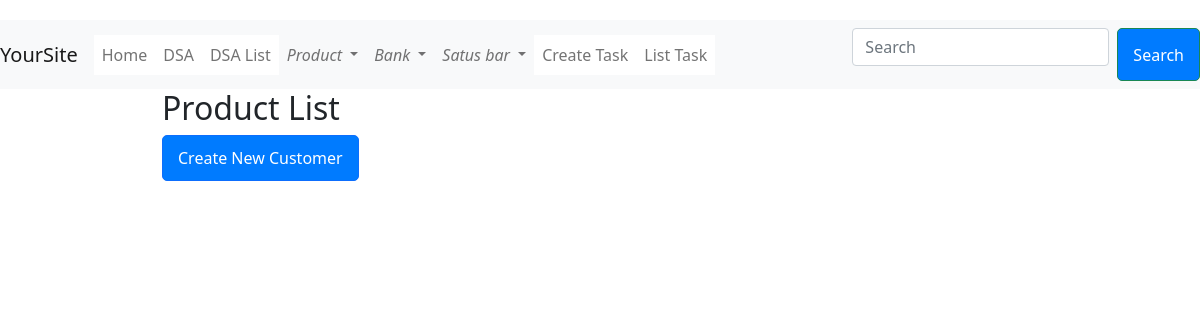
The app's page /status_filter/login_submit, older data.
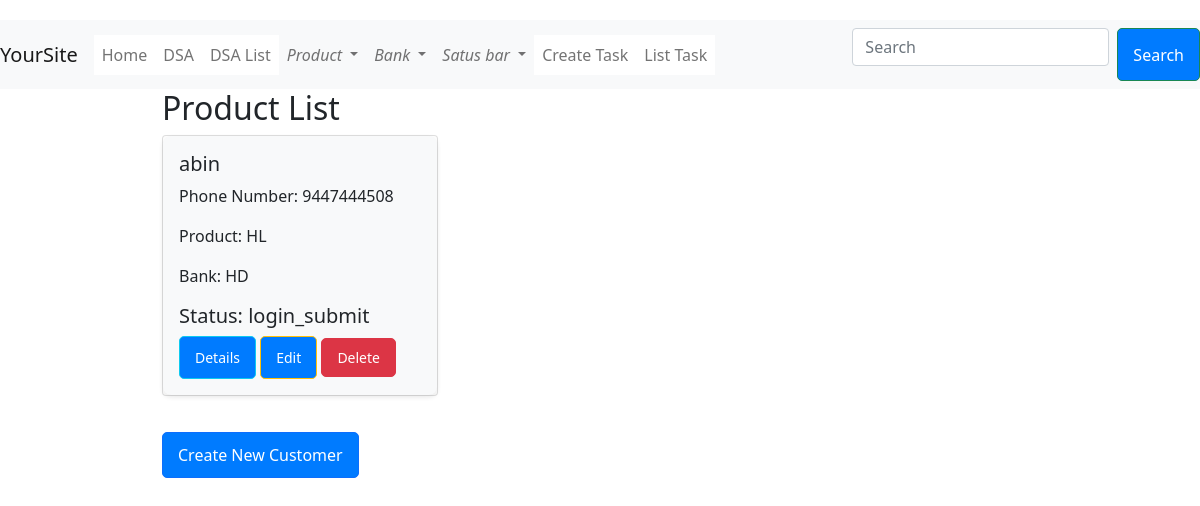
The same page, newer data.
### profiles/models.py (models this page shows, shortened)
class Customer(models.Model):
    f_name = models.CharField(max_length=50)
    l_name = models.CharField(max_length=50)
    phone_num = models.IntegerField()
    product = models.CharField(choices=PRODUCT_CHOICE, max_length=20)
    bank = models.CharField(choices=BANK_CHOICE, max_length=20)
    status = models.CharField(choices=STATUS_CHOICES, max_length=20)
    type = models.CharField(choices=TYPE_CHOICES, max_length=4)
    dsa = models.ForeignKey(DSA, on_delete=models.SET_NULL, null=True, blank=True)
    created_date = models.DateField(auto_now_add=True)

### profiles/views.py (the view)
# urls.py: path('status_filter/<slug:status>',views.status_filter.as_view(),name='status_filter'),
class status_filter(View):
    def get(self,request,status):
        customers =Customer.objects.filter(status=status)
        return render(request,'status_filter.html',{'customers':customers,'status':status})

### templates/status_filter.html
{% extends 'base.html' %}
{% block content %}
<h2>Product List</h2>
<div class="row">
    {% for customer in customers %}
    <div class="col-md-4 mb-3">
        <div class="card">
            <div class="card-body">
                <h5 class="card-title">{{ customer.f_name }} {{ prd.l_name }}</h5>
                <p class="card-text">Phone Number: {{ customer.phone_num }}</p>
                <p class="card-text">Product: {{ customer.product }}</p>
                <p class="card-text">Bank: {{ customer.bank }}</p>
                <h5 class="card-text">Status: {{ customer.status }}</h5>
                <a href="{% url 'details' customer.pk %}" class="btn btn-info btn-sm">Details</a>
                <a href="{% url 'edit' customer.pk %}" class="btn btn-warning btn-sm">Edit</a>
                <a href="{% url 'delete' customer.pk %}" class="btn btn-danger btn-sm">Delete</a>
            </div>
        </div>
    </div>
    {% endfor %}
</div>
<a href="{% url 'create_customer' %}" class="btn btn-primary">Create New Customer</a>
{% endblock %}

Row changes from the older to the newer data that the page shows:
added Customer: f_name "abin", phone_num "9447444508", product "HL", bank "HD", status "login_submit"
